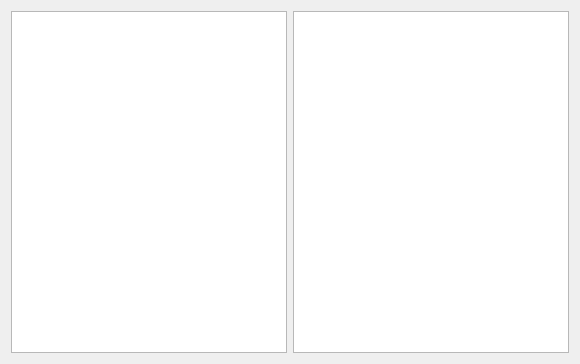
<?xml version="1.0" encoding="UTF-8"?>
<ui version="4.0">
 <class>Widget</class>
 <widget class="QWidget" name="Widget">
  <property name="geometry">
   <rect>
    <x>0</x>
    <y>0</y>
    <width>580</width>
    <height>364</height>
   </rect>
  </property>
  <property name="windowTitle">
   <string>Widget</string>
  </property>
  <layout class="QHBoxLayout" name="horizontalLayout">
   <item>
    <widget class="QTreeView" name="treeView"/>
   </item>
   <item>
    <widget class="QTableView" name="tableView"/>
   </item>
  </layout>
 </widget>
 <resources/>
 <connections/>
</ui>
